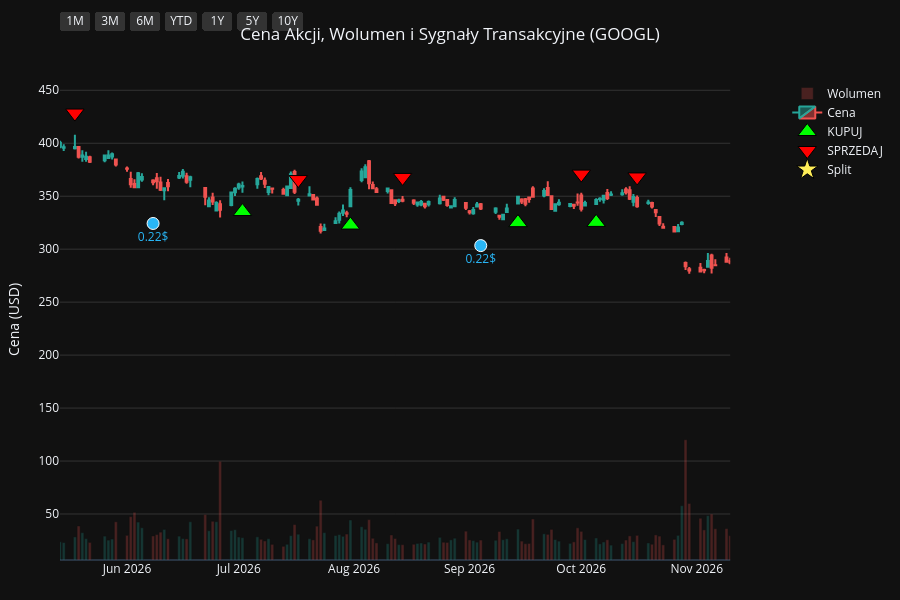
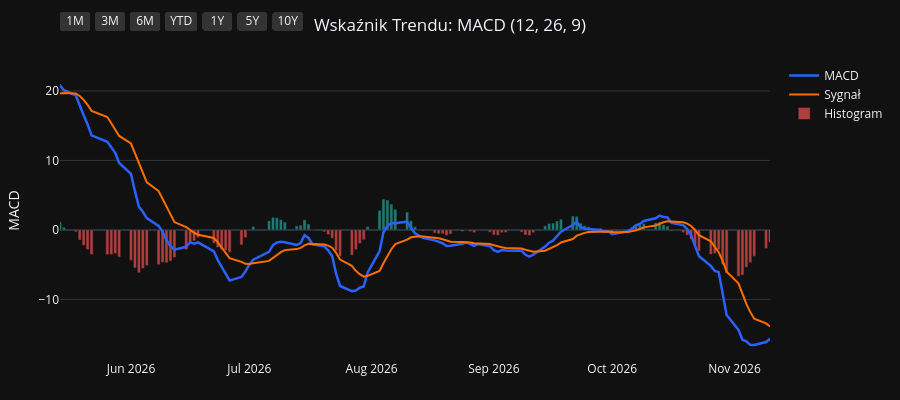
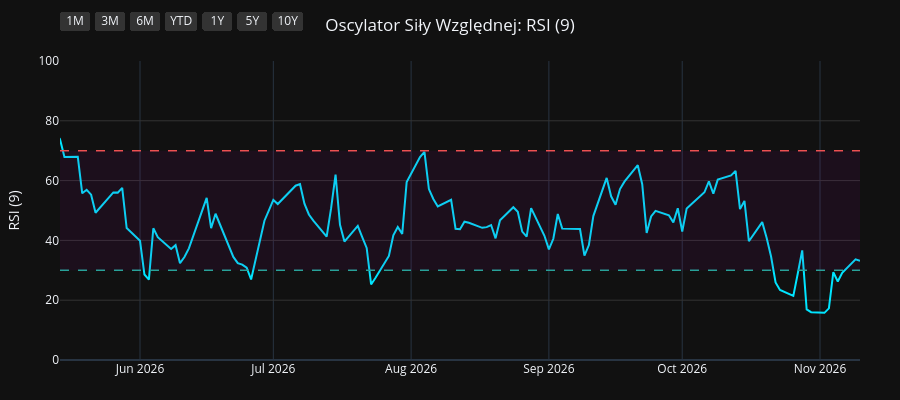
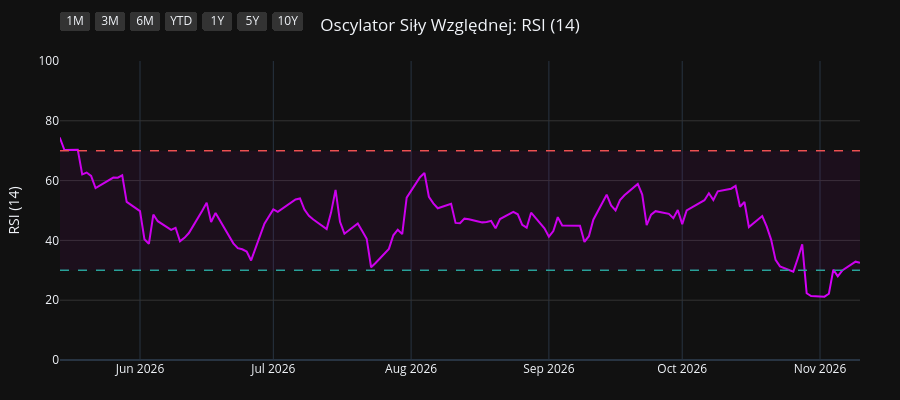

The notebook cell saved with these charts, in order:
### Code cell
import os
import yfinance as yf
import pandas as pd
import pandas_ta as ta
import plotly.graph_objects as go
from plotly.subplots import make_subplots

# 1. Pobranie i przygotowanie danych
symbol = os.environ.get("STOCK_TICKER", "").strip().upper()
if not symbol:
    raise RuntimeError("Set STOCK_TICKER before running price_extractor.ipynb")
df = yf.Ticker(symbol).history(period="10y")
df.index = df.index.tz_localize(None)

# Wskaźniki i sygnały
df.ta.macd(fast=12, slow=26, signal=9, append=True)
df.ta.rsi(length=9, append=True)
df.ta.rsi(length=14, append=True)
df.ta.rsi(length=21, append=True)
df.dropna(inplace=True)

macd = df['MACD_12_26_9']
signal = df['MACDs_12_26_9']
wczorajszy_macd = macd.shift(1)
wczorajszy_signal = signal.shift(1)

df['Decyzja'] = 'BRAK'
df.loc[(macd > signal) & (wczorajszy_macd <= wczorajszy_signal), 'Decyzja'] = 'KUPUJ'
df.loc[(macd < signal) & (wczorajszy_macd >= wczorajszy_signal), 'Decyzja'] = 'SPRZEDAJ'

df_kupuj = df[df['Decyzja'] == 'KUPUJ']
df_sprzedaj = df[df['Decyzja'] == 'SPRZEDAJ']
df_dywidendy = df[df['Dividends'] > 0]
df_splity = df[df['Stock Splits'] > 0]

# Wspólna konfiguracja osi X
konfiguracja_osi_x = dict(
    type="date",
    showspikes=True, spikemode="across", spikesnap="cursor", spikedash="dot", spikecolor="#ffffff", spikethickness=1, hoverformat="%Y-%m-%d",
    rangeselector=dict(
        buttons=list([
            dict(count=1, label="1M", step="month", stepmode="backward"),
            dict(count=3, label="3M", step="month", stepmode="backward"),
            dict(count=6, label="6M", step="month", stepmode="backward"),
            dict(count=1, label="YTD", step="year", stepmode="todate"),
            dict(count=1, label="1Y", step="year", stepmode="backward"),
            dict(count=5, label="5Y", step="year", stepmode="backward"),
            dict(step="all", label="10Y")
        ]),
        bgcolor="#333333", activecolor="#2962ff", x=0, y=1.1
    )
)

# ==========================================
# WYKRES 1: CENA + WOLUMEN + SYGNAŁY
# ==========================================
fig1 = make_subplots(specs=[[{"secondary_y": True}]])

kolory_wolumenu = ['#26a69a' if row['Close'] >= row['Open'] else '#ef5350' for index, row in df.iterrows()]
fig1.add_trace(go.Bar(x=df.index, y=df['Volume'], marker_color=kolory_wolumenu, opacity=0.25, name='Wolumen'), secondary_y=True)
fig1.add_trace(go.Candlestick(x=df.index, open=df['Open'], high=df['High'], low=df['Low'], close=df['Close'], name='Cena', increasing_line_color='#26a69a', decreasing_line_color='#ef5350'), secondary_y=False)
fig1.add_trace(go.Scatter(x=df_kupuj.index, y=df_kupuj['Low'] * 0.95, customdata=df_kupuj[['Low', 'High']], mode='markers', marker=dict(symbol='triangle-up', size=16, color='#00ff00', line=dict(width=1, color='black')), name='KUPUJ', hovertemplate='KUPUJ<br>Najniższa: %{customdata[0]:.2f}<br>Najwyższa: %{customdata[1]:.2f}<extra></extra>'), secondary_y=False)
fig1.add_trace(go.Scatter(x=df_sprzedaj.index, y=df_sprzedaj['High'] * 1.05, customdata=df_sprzedaj[['Low', 'High']], mode='markers', marker=dict(symbol='triangle-down', size=16, color='#ff0000', line=dict(width=1, color='black')), name='SPRZEDAJ', hovertemplate='SPRZEDAJ<br>Najniższa: %{customdata[0]:.2f}<br>Najwyższa: %{customdata[1]:.2f}<extra></extra>'), secondary_y=False)

if not df_dywidendy.empty:
    fig1.add_trace(go.Scatter(x=df_dywidendy.index, y=df_dywidendy['Low'] * 0.90, mode='markers+text', marker=dict(symbol='circle', size=12, color='#29b6f6', line=dict(width=1, color='white')), text=df_dywidendy['Dividends'].apply(lambda x: f"{x}$"), textposition="bottom center", name='Dywidenda', showlegend=False, hovertemplate='Dywidenda: %{text}<extra></extra>', textfont=dict(color="#29b6f6")), secondary_y=False)
if not df_splity.empty:
                    fig1.add_trace(go.Scatter(x=df_splity.index, y=df_splity['High'], mode='markers+text', marker=dict(symbol='star', size=16, color='#ffee58', line=dict(width=1, color='black')), text=df_splity['Stock Splits'].apply(lambda x: f"{x:g}:1" if x >= 1 else f"1:{1 / x:g}"), textposition="top center", name='Split', hovertemplate='%{text}<extra></extra>', textfont=dict(color="#ffee58")), secondary_y=False)

fig1.update_layout(title=dict(text=f"Cena Akcji, Wolumen i Sygnały Transakcyjne ({symbol})", x=0.5, xanchor='center'), dragmode='pan', xaxis_rangeslider_visible=False, template='plotly_dark', height=600, hovermode='x unified', margin=dict(l=60, r=40, t=60, b=40))
fig1.update_xaxes(**konfiguracja_osi_x)
fig1.update_xaxes(range=[df.index.max() - pd.Timedelta(days=180), df.index.max()])
fig1.update_yaxes(title_text="Cena (USD)", secondary_y=False, gridcolor='#333333')
fig1.update_yaxes(range=[0, df['Volume'].max() * 4], showgrid=False, showticklabels=False, secondary_y=True)
fig1.show(config={'scrollZoom': True})

# ==========================================
# WYKRES 2: WSKAŹNIK MACD
# ==========================================
fig2 = go.Figure()
fig2.add_trace(go.Scatter(x=df.index, y=df['MACD_12_26_9'], line=dict(color='#2962ff', width=2.5), name='MACD'))
fig2.add_trace(go.Scatter(x=df.index, y=df['MACDs_12_26_9'], line=dict(color='#ff6d00', width=2), name='Sygnał'))
kolory_macd = ['#26a69a' if val >= 0 else '#ef5350' for val in df['MACDh_12_26_9']]
fig2.add_trace(go.Bar(x=df.index, y=df['MACDh_12_26_9'], marker_color=kolory_macd, name='Histogram', opacity=0.7))
fig2.update_layout(title=dict(text="Wskaźnik Trendu: MACD (12, 26, 9)", x=0.5, xanchor='center'), dragmode='pan', xaxis_rangeslider_visible=False, template='plotly_dark', height=400, hovermode='x unified', margin=dict(l=60, r=40, t=60, b=40))
fig2.update_xaxes(**konfiguracja_osi_x)
fig2.update_xaxes(range=[df.index.max() - pd.Timedelta(days=180), df.index.max()])
fig2.update_yaxes(title_text="MACD", gridcolor='#333333')
fig2.show(config={'scrollZoom': True})

# ==========================================
# WYKRES 3: OSCYLATOR RSI (9)
# ==========================================
fig3 = go.Figure()
fig3.add_trace(go.Scatter(x=df.index, y=df['RSI_9'], line=dict(color='#00e5ff', width=2), name='RSI (9)'))
fig3.add_hline(y=70, line_dash="dash", line_color="#ef5350", line_width=1.5)
fig3.add_hline(y=30, line_dash="dash", line_color="#26a69a", line_width=1.5)
fig3.add_hrect(y0=30, y1=70, line_width=0, fillcolor="purple", opacity=0.1)
fig3.update_layout(title=dict(text="Oscylator Siły Względnej: RSI (9)", x=0.5, xanchor='center'), dragmode='pan', xaxis_rangeslider_visible=False, template='plotly_dark', height=400, hovermode='x unified', margin=dict(l=60, r=40, t=60, b=40))
fig3.update_xaxes(**konfiguracja_osi_x)
fig3.update_xaxes(range=[df.index.max() - pd.Timedelta(days=180), df.index.max()])
fig3.update_yaxes(title_text="RSI (9)", range=[0, 100], gridcolor='#333333')
fig3.show(config={'scrollZoom': True})

# ==========================================
# WYKRES 4: OSCYLATOR RSI (14)
# ==========================================
fig4 = go.Figure()
fig4.add_trace(go.Scatter(x=df.index, y=df['RSI_14'], line=dict(color='#d500f9', width=2), name='RSI (14)'))
fig4.add_hline(y=70, line_dash="dash", line_color="#ef5350", line_width=1.5)
fig4.add_hline(y=30, line_dash="dash", line_color="#26a69a", line_width=1.5)
fig4.add_hrect(y0=30, y1=70, line_width=0, fillcolor="purple", opacity=0.1)
fig4.update_layout(title=dict(text="Oscylator Siły Względnej: RSI (14)", x=0.5, xanchor='center'), dragmode='pan', xaxis_rangeslider_visible=False, template='plotly_dark', height=400, hovermode='x unified', margin=dict(l=60, r=40, t=60, b=40))
fig4.update_xaxes(**konfiguracja_osi_x)
fig4.update_xaxes(range=[df.index.max() - pd.Timedelta(days=180), df.index.max()])
fig4.update_yaxes(title_text="RSI (14)", range=[0, 100], gridcolor='#333333')
fig4.show(config={'scrollZoom': True})

# ==========================================
# WYKRES 5: OSCYLATOR RSI (21)
# ==========================================
fig5 = go.Figure()
fig5.add_trace(go.Scatter(x=df.index, y=df['RSI_21'], line=dict(color='#64dd17', width=2), name='RSI (21)'))
fig5.add_hline(y=70, line_dash="dash", line_color="#ef5350", line_width=1.5)
fig5.add_hline(y=30, line_dash="dash", line_color="#26a69a", line_width=1.5)
fig5.add_hrect(y0=30, y1=70, line_width=0, fillcolor="purple", opacity=0.1)
fig5.update_layout(title=dict(text="Oscylator Siły Względnej: RSI (21)", x=0.5, xanchor='center'), dragmode='pan', xaxis_rangeslider_visible=False, template='plotly_dark', height=400, hovermode='x unified', margin=dict(l=60, r=40, t=60, b=40))
fig5.update_xaxes(**konfiguracja_osi_x)
fig5.update_xaxes(range=[df.index.max() - pd.Timedelta(days=180), df.index.max()])
fig5.update_yaxes(title_text="RSI (21)", range=[0, 100], gridcolor='#333333')
fig5.show(config={'scrollZoom': True})

### Figure 1 — Plotly figure (JSON) as saved in the notebook; plotly's stock layout.template omitted (floating-point values rounded to 4 significant figures; data arrays with more than 128 entries replaced by an {"elided": "..."} marker saying what was removed)
{"data": [{"marker": {"color": {"elided": "2479 str values"}}, "name": "Wolumen", "opacity": 0.25, "type": "bar", "x": {"elided": "2479 str values"}, "xaxis": "x", "y": {"elided": "2479 int values"}, "yaxis": "y2"}, {"close": {"elided": "2479 float values"}, "decreasing": {"line": {"color": "#ef5350"}}, "high": {"elided": "2479 float values"}, "increasing": {"line": {"color": "#26a69a"}}, "low": {"elided": "2479 float values"}, "name": "Cena", "open": {"elided": "2479 float values"}, "type": "candlestick", "x": {"elided": "2479 str values"}, "xaxis": "x", "yaxis": "y"}, {"customdata": {"elided": "107x2 float values"}, "hovertemplate": "KUPUJ<br>Najniższa: %{customdata[0]:.2f}<br>Najwyższa: %{customdata[1]:.2f}<extra></extra>", "marker": {"color": "#00ff00", "line": {"color": "black", "width": 1}, "size": 16, "symbol": "triangle-up"}, "mode": "markers", "name": "KUPUJ", "type": "scatter", "x": ["2017-01-10T00:00:00", "2017-01-23T00:00:00", "2017-02-16T00:00:00", "2017-03-09T00:00:00", "2017-04-18T00:00:00", "2017-05-25T00:00:00", "2017-07-12T00:00:00", "2017-08-23T00:00:00", "2017-09-20T00:00:00", "2017-09-27T00:00:00", "2017-10-30T00:00:00", "2017-11-28T00:00:00", "2017-12-14T00:00:00", "2018-01-03T00:00:00", "2018-02-21T00:00:00", "2018-03-07T00:00:00", "2018-04-12T00:00:00", "2018-05-04T00:00:00", "2018-05-31T00:00:00", "2018-07-11T00:00:00", "2018-08-30T00:00:00", "2018-09-25T00:00:00", "2018-11-02T00:00:00", "2018-11-06T00:00:00", "2018-11-26T00:00:00", "2018-12-28T00:00:00", "2019-01-30T00:00:00", "2019-02-13T00:00:00", "2019-03-01T00:00:00", "2019-04-16T00:00:00", "2019-06-13T00:00:00", "2019-09-05T00:00:00", "2019-09-25T00:00:00", "2019-10-15T00:00:00", "2019-12-06T00:00:00", "2020-01-06T00:00:00", "2020-02-11T00:00:00", "2020-03-26T00:00:00", "2020-05-20T00:00:00", "2020-07-06T00:00:00", "2020-08-18T00:00:00", "2020-10-02T00:00:00", "2020-12-04T00:00:00", "2021-01-08T00:00:00", "2021-01-19T00:00:00", "2021-04-01T00:00:00", "2021-04-28T00:00:00", "2021-05-25T00:00:00", "2021-07-06T00:00:00", "2021-07-23T00:00:00", "2021-08-25T00:00:00", "2021-10-11T00:00:00", "2021-10-14T00:00:00", "2021-10-27T00:00:00", "2021-11-18T00:00:00", "2021-12-09T00:00:00", "2021-12-15T00:00:00", "2021-12-23T00:00:00", "2022-02-01T00:00:00", "2022-03-02T00:00:00", "2022-03-16T00:00:00", "2022-05-13T00:00:00", "2022-05-27T00:00:00", "2022-06-22T00:00:00", "2022-07-21T00:00:00", "2022-07-29T00:00:00", "2022-10-04T00:00:00", "2022-11-11T00:00:00", "2023-01-09T00:00:00", "2023-03-07T00:00:00", "2023-03-14T00:00:00", "2023-05-10T00:00:00", "2023-07-14T00:00:00", "2023-07-26T00:00:00", "2023-08-29T00:00:00", "2023-10-06T00:00:00", "2023-11-08T00:00:00", "2023-12-18T00:00:00", "2024-01-10T00:00:00", "2024-03-13T00:00:00", "2024-04-26T00:00:00", "2024-06-25T00:00:00", "2024-08-16T00:00:00", "2024-09-16T00:00:00", "2024-10-14T00:00:00", "2024-10-28T00:00:00", "2024-12-09T00:00:00", "2025-01-24T00:00:00", "2025-01-31T00:00:00", "2025-03-20T00:00:00", "2025-04-10T00:00:00", "2025-05-12T00:00:00", "2025-06-06T00:00:00", "2025-07-01T00:00:00", "2025-07-11T00:00:00", "2025-08-08T00:00:00", "2025-08-28T00:00:00", "2025-10-24T00:00:00", "2025-11-21T00:00:00", "2026-01-08T00:00:00", "2026-01-29T00:00:00", "2026-03-10T00:00:00", "2026-04-02T00:00:00", "2026-07-02T00:00:00", "2026-07-31T00:00:00", "2026-09-14T00:00:00", "2026-10-05T00:00:00"], "xaxis": "x", "y": [38.73, 38.99, 39.39, 40.12, 40.05, 46.01, 45.03, 44.01, 44.11, 44.32, 48.1, 49.62, 49.57, 50.51, 52.11, 51.28, 48.28, 47.9, 50.72, 54.36, 58.68, 55.24, 50.24, 49.57, 48.92, 49.03, 50.66, 52.98, 53.22, 57.64, 50.94, 56.12, 56.9, 57.45, 62.64, 63.57, 70.83, 51.38, 65.28, 69.5, 71.6, 68.1, 85.33, 82.87, 81.53, 98.41, 110.7, 110.8, 117.2, 122.1, 133.0, 130.7, 130.6, 131.2, 139.2, 138.4, 133.3, 137.8, 126.4, 125.2, 121.1, 106.9, 102.7, 103.9, 104.6, 106.4, 94.46, 88.38, 82.68, 88.02, 86.99, 101.6, 116.2, 120.8, 124.4, 126.1, 123.1, 124.6, 132.6, 130.8, 159.6, 169.0, 151.8, 147.7, 154.1, 154.7, 164.0, 187.0, 190.6, 152.2, 141.8, 147.7, 161.5, 164.3, 167.1, 186.7, 195.9, 241.9, 278.4, 304.8, 309.6, 289.9, 274.6, 335.5, 322.8, 325.0, 325.3], "yaxis": "y"}, {"customdata": {"elided": "107x2 float values"}, "hovertemplate": "SPRZEDAJ<br>Najniższa: %{customdata[0]:.2f}<br>Najwyższa: %{customdata[1]:.2f}<extra></extra>", "marker": {"color": "#ff0000", "line": {"color": "black", "width": 1}, "size": 16, "symbol": "triangle-down"}, "mode": "markers", "name": "SPRZEDAJ", "type": "scatter", "x": ["2017-01-19T00:00:00", "2017-01-30T00:00:00", "2017-03-06T00:00:00", "2017-03-21T00:00:00", "2017-05-17T00:00:00", "2017-06-01T00:00:00", "2017-07-27T00:00:00", "2017-09-18T00:00:00", "2017-09-26T00:00:00", "2017-10-23T00:00:00", "2017-11-13T00:00:00", "2017-11-29T00:00:00", "2017-12-27T00:00:00", "2018-02-02T00:00:00", "2018-03-02T00:00:00", "2018-03-20T00:00:00", "2018-04-30T00:00:00", "2018-05-29T00:00:00", "2018-06-25T00:00:00", "2018-08-01T00:00:00", "2018-08-31T00:00:00", "2018-10-08T00:00:00", "2018-11-05T00:00:00", "2018-11-20T00:00:00", "2018-12-17T00:00:00", "2019-01-29T00:00:00", "2019-02-11T00:00:00", "2019-02-15T00:00:00", "2019-03-26T00:00:00", "2019-04-30T00:00:00", "2019-08-06T00:00:00", "2019-09-24T00:00:00", "2019-09-27T00:00:00", "2019-11-20T00:00:00", "2019-12-23T00:00:00", "2020-01-27T00:00:00", "2020-02-21T00:00:00", "2020-05-19T00:00:00", "2020-06-03T00:00:00", "2020-07-24T00:00:00", "2020-09-08T00:00:00", "2020-11-19T00:00:00", "2020-12-07T00:00:00", "2021-01-12T00:00:00", "2021-02-22T00:00:00", "2021-04-27T00:00:00", "2021-05-04T00:00:00", "2021-06-18T00:00:00", "2021-07-19T00:00:00", "2021-08-11T00:00:00", "2021-09-08T00:00:00", "2021-10-12T00:00:00", "2021-10-25T00:00:00", "2021-11-17T00:00:00", "2021-11-22T00:00:00", "2021-12-14T00:00:00", "2021-12-16T00:00:00", "2022-01-03T00:00:00", "2022-02-17T00:00:00", "2022-03-07T00:00:00", "2022-04-07T00:00:00", "2022-05-24T00:00:00", "2022-06-14T00:00:00", "2022-07-14T00:00:00", "2022-07-22T00:00:00", "2022-08-22T00:00:00", "2022-10-27T00:00:00", "2022-12-08T00:00:00", "2023-02-09T00:00:00", "2023-03-10T00:00:00", "2023-04-18T00:00:00", "2023-06-02T00:00:00", "2023-07-21T00:00:00", "2023-08-11T00:00:00", "2023-09-20T00:00:00", "2023-10-20T00:00:00", "2023-12-01T00:00:00", "2024-01-04T00:00:00", "2024-01-31T00:00:00", "2024-04-16T00:00:00", "2024-05-23T00:00:00", "2024-07-12T00:00:00", "2024-09-04T00:00:00", "2024-10-11T00:00:00", "2024-10-17T00:00:00", "2024-11-18T00:00:00", "2024-12-30T00:00:00", "2025-01-27T00:00:00", "2025-02-05T00:00:00", "2025-03-31T00:00:00", "2025-05-09T00:00:00", "2025-06-04T00:00:00", "2025-06-18T00:00:00", "2025-07-09T00:00:00", "2025-08-05T00:00:00", "2025-08-19T00:00:00", "2025-09-24T00:00:00", "2025-11-13T00:00:00", "2025-12-08T00:00:00", "2026-01-21T00:00:00", "2026-02-04T00:00:00", "2026-03-24T00:00:00", "2026-05-18T00:00:00", "2026-07-17T00:00:00", "2026-08-14T00:00:00", "2026-10-01T00:00:00", "2026-10-16T00:00:00"], "xaxis": "x", "y": [43.32, 43.54, 44.15, 45.42, 49.98, 51.65, 50.42, 48.72, 49.1, 52.31, 54.54, 55.06, 55.56, 58.83, 56.52, 57.49, 54.0, 56.24, 60.12, 64.79, 65.14, 61.15, 55.82, 53.95, 55.25, 56.41, 57.9, 59.25, 62.8, 62.46, 61.44, 64.86, 64.75, 68.29, 70.82, 74.71, 78.58, 72.42, 75.36, 78.81, 80.9, 91.71, 95.13, 91.94, 108.2, 120.6, 120.9, 126.5, 131.3, 143.2, 150.2, 145.1, 143.5, 154.5, 155.8, 150.3, 153.6, 151.7, 142.6, 137.0, 142.7, 110.7, 112.3, 115.5, 116.8, 120.3, 99.26, 99.41, 104.0, 96.51, 110.8, 131.2, 125.8, 135.1, 143.6, 143.4, 137.4, 144.7, 149.8, 161.9, 185.4, 194.8, 165.6, 170.9, 173.5, 182.9, 201.0, 205.5, 201.2, 162.6, 162.0, 175.8, 184.7, 187.8, 207.0, 212.9, 264.3, 296.2, 335.8, 348.4, 359.8, 314.5, 428.5, 365.7, 367.7, 370.9, 368.2], "yaxis": "y"}, {"hovertemplate": "Dywidenda: %{text}<extra></extra>", "marker": {"color": "#29b6f6", "line": {"color": "white", "width": 1}, "size": 12, "symbol": "circle"}, "mode": "markers+text", "name": "Dywidenda", "showlegend": false, "text": ["0.2$", "0.2$", "0.2$", "0.2$", "0.21$", "0.21$", "0.21$", "0.21$", "0.22$", "0.22$"], "textfont": {"color": "#29b6f6"}, "textposition": "bottom center", "type": "scatter", "x": ["2024-06-10T00:00:00", "2024-09-09T00:00:00", "2024-12-09T00:00:00", "2025-03-10T00:00:00", "2025-06-09T00:00:00", "2025-09-08T00:00:00", "2025-12-08T00:00:00", "2026-03-09T00:00:00", "2026-06-08T00:00:00", "2026-09-04T00:00:00"], "xaxis": "x", "y": [154.2, 131.6, 155.4, 146.6, 156.4, 209.8, 279.6, 264.3, 324.3, 303.4], "yaxis": "y"}, {"hovertemplate": "%{text}<extra></extra>", "marker": {"color": "#ffee58", "line": {"color": "black", "width": 1}, "size": 16, "symbol": "star"}, "mode": "markers+text", "name": "Split", "text": ["20:1"], "textfont": {"color": "#ffee58"}, "textposition": "top center", "type": "scatter", "x": ["2022-07-18T00:00:00"], "xaxis": "x", "y": [112.6], "yaxis": "y"}], "layout": {"dragmode": "pan", "height": 600, "hovermode": "x unified", "margin": {"b": 40, "l": 60, "r": 40, "t": 60}, "title": {"text": "Cena Akcji, Wolumen i Sygnały Transakcyjne (GOOGL)", "x": 0.5, "xanchor": "center"}, "xaxis": {"anchor": "y", "domain": [0.0, 0.94], "hoverformat": "%Y-%m-%d", "range": ["2026-05-14T00:00:00", "2026-11-10T00:00:00"], "rangeselector": {"activecolor": "#2962ff", "bgcolor": "#333333", "buttons": [{"count": 1, "label": "1M", "step": "month", "stepmode": "backward"}, {"count": 3, "label": "3M", "step": "month", "stepmode": "backward"}, {"count": 6, "label": "6M", "step": "month", "stepmode": "backward"}, {"count": 1, "label": "YTD", "step": "year", "stepmode": "todate"}, {"count": 1, "label": "1Y", "step": "year", "stepmode": "backward"}, {"count": 5, "label": "5Y", "step": "year", "stepmode": "backward"}, {"label": "10Y", "step": "all"}], "x": 0, "y": 1.1}, "rangeslider": {"visible": false}, "showspikes": true, "spikecolor": "#ffffff", "spikedash": "dot", "spikemode": "across", "spikesnap": "cursor", "spikethickness": 1, "type": "date"}, "yaxis": {"anchor": "x", "domain": [0.0, 1.0], "gridcolor": "#333333", "title": {"text": "Cena (USD)"}}, "yaxis2": {"anchor": "x", "overlaying": "y", "range": [0, 558953200], "showgrid": false, "showticklabels": false, "side": "right"}}}

### Figure 2 — Plotly figure (JSON) as saved in the notebook; plotly's stock layout.template omitted (floating-point values rounded to 4 significant figures; data arrays with more than 128 entries replaced by an {"elided": "..."} marker saying what was removed)
{"data": [{"line": {"color": "#2962ff", "width": 2.5}, "name": "MACD", "type": "scatter", "x": {"elided": "2479 str values"}, "y": {"elided": "2479 float values"}}, {"line": {"color": "#ff6d00", "width": 2}, "name": "Sygnał", "type": "scatter", "x": {"elided": "2479 str values"}, "y": {"elided": "2479 float values"}}, {"marker": {"color": {"elided": "2479 str values"}}, "name": "Histogram", "opacity": 0.7, "type": "bar", "x": {"elided": "2479 str values"}, "y": {"elided": "2479 float values"}}], "layout": {"dragmode": "pan", "height": 400, "hovermode": "x unified", "margin": {"b": 40, "l": 60, "r": 40, "t": 60}, "title": {"text": "Wskaźnik Trendu: MACD (12, 26, 9)", "x": 0.5, "xanchor": "center"}, "xaxis": {"hoverformat": "%Y-%m-%d", "range": ["2026-05-14T00:00:00", "2026-11-10T00:00:00"], "rangeselector": {"activecolor": "#2962ff", "bgcolor": "#333333", "buttons": [{"count": 1, "label": "1M", "step": "month", "stepmode": "backward"}, {"count": 3, "label": "3M", "step": "month", "stepmode": "backward"}, {"count": 6, "label": "6M", "step": "month", "stepmode": "backward"}, {"count": 1, "label": "YTD", "step": "year", "stepmode": "todate"}, {"count": 1, "label": "1Y", "step": "year", "stepmode": "backward"}, {"count": 5, "label": "5Y", "step": "year", "stepmode": "backward"}, {"label": "10Y", "step": "all"}], "x": 0, "y": 1.1}, "rangeslider": {"visible": false}, "showspikes": true, "spikecolor": "#ffffff", "spikedash": "dot", "spikemode": "across", "spikesnap": "cursor", "spikethickness": 1, "type": "date"}, "yaxis": {"gridcolor": "#333333", "title": {"text": "MACD"}}}}

### Figure 3 — Plotly figure (JSON) as saved in the notebook; plotly's stock layout.template omitted (floating-point values rounded to 4 significant figures; data arrays with more than 128 entries replaced by an {"elided": "..."} marker saying what was removed)
{"data": [{"line": {"color": "#00e5ff", "width": 2}, "name": "RSI (9)", "type": "scatter", "x": {"elided": "2479 str values"}, "y": {"elided": "2479 float values"}}], "layout": {"dragmode": "pan", "height": 400, "hovermode": "x unified", "margin": {"b": 40, "l": 60, "r": 40, "t": 60}, "shapes": [{"line": {"color": "#ef5350", "dash": "dash", "width": 1.5}, "type": "line", "x0": 0, "x1": 1, "xref": "x domain", "y0": 70, "y1": 70, "yref": "y"}, {"line": {"color": "#26a69a", "dash": "dash", "width": 1.5}, "type": "line", "x0": 0, "x1": 1, "xref": "x domain", "y0": 30, "y1": 30, "yref": "y"}, {"fillcolor": "purple", "line": {"width": 0}, "opacity": 0.1, "type": "rect", "x0": 0, "x1": 1, "xref": "x domain", "y0": 30, "y1": 70, "yref": "y"}], "title": {"text": "Oscylator Siły Względnej: RSI (9)", "x": 0.5, "xanchor": "center"}, "xaxis": {"hoverformat": "%Y-%m-%d", "range": ["2026-05-14T00:00:00", "2026-11-10T00:00:00"], "rangeselector": {"activecolor": "#2962ff", "bgcolor": "#333333", "buttons": [{"count": 1, "label": "1M", "step": "month", "stepmode": "backward"}, {"count": 3, "label": "3M", "step": "month", "stepmode": "backward"}, {"count": 6, "label": "6M", "step": "month", "stepmode": "backward"}, {"count": 1, "label": "YTD", "step": "year", "stepmode": "todate"}, {"count": 1, "label": "1Y", "step": "year", "stepmode": "backward"}, {"count": 5, "label": "5Y", "step": "year", "stepmode": "backward"}, {"label": "10Y", "step": "all"}], "x": 0, "y": 1.1}, "rangeslider": {"visible": false}, "showspikes": true, "spikecolor": "#ffffff", "spikedash": "dot", "spikemode": "across", "spikesnap": "cursor", "spikethickness": 1, "type": "date"}, "yaxis": {"gridcolor": "#333333", "range": [0, 100], "title": {"text": "RSI (9)"}}}}

### Figure 4 — Plotly figure (JSON) as saved in the notebook; plotly's stock layout.template omitted (floating-point values rounded to 4 significant figures; data arrays with more than 128 entries replaced by an {"elided": "..."} marker saying what was removed)
{"data": [{"line": {"color": "#d500f9", "width": 2}, "name": "RSI (14)", "type": "scatter", "x": {"elided": "2479 str values"}, "y": {"elided": "2479 float values"}}], "layout": {"dragmode": "pan", "height": 400, "hovermode": "x unified", "margin": {"b": 40, "l": 60, "r": 40, "t": 60}, "shapes": [{"line": {"color": "#ef5350", "dash": "dash", "width": 1.5}, "type": "line", "x0": 0, "x1": 1, "xref": "x domain", "y0": 70, "y1": 70, "yref": "y"}, {"line": {"color": "#26a69a", "dash": "dash", "width": 1.5}, "type": "line", "x0": 0, "x1": 1, "xref": "x domain", "y0": 30, "y1": 30, "yref": "y"}, {"fillcolor": "purple", "line": {"width": 0}, "opacity": 0.1, "type": "rect", "x0": 0, "x1": 1, "xref": "x domain", "y0": 30, "y1": 70, "yref": "y"}], "title": {"text": "Oscylator Siły Względnej: RSI (14)", "x": 0.5, "xanchor": "center"}, "xaxis": {"hoverformat": "%Y-%m-%d", "range": ["2026-05-14T00:00:00", "2026-11-10T00:00:00"], "rangeselector": {"activecolor": "#2962ff", "bgcolor": "#333333", "buttons": [{"count": 1, "label": "1M", "step": "month", "stepmode": "backward"}, {"count": 3, "label": "3M", "step": "month", "stepmode": "backward"}, {"count": 6, "label": "6M", "step": "month", "stepmode": "backward"}, {"count": 1, "label": "YTD", "step": "year", "stepmode": "todate"}, {"count": 1, "label": "1Y", "step": "year", "stepmode": "backward"}, {"count": 5, "label": "5Y", "step": "year", "stepmode": "backward"}, {"label": "10Y", "step": "all"}], "x": 0, "y": 1.1}, "rangeslider": {"visible": false}, "showspikes": true, "spikecolor": "#ffffff", "spikedash": "dot", "spikemode": "across", "spikesnap": "cursor", "spikethickness": 1, "type": "date"}, "yaxis": {"gridcolor": "#333333", "range": [0, 100], "title": {"text": "RSI (14)"}}}}
